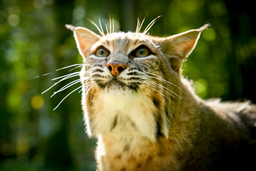
#> input picture data/LookupCat.png, 256 x 171 px, shrunk from 1200 x 800 before the run
$ python RSA.py
#> lines starting #> are read from the running program, lines starting #| are printed output that depends on the picture
import random
import math

import cv2

# A set will be the collection of prime numbers,
# where we can select random primes p and q
prime = set()

public_key = None
private_key = None
n = None

# We will run the function only once to fill the set of
# prime numbers
def primefiller():
	# Method used to fill the primes set is Sieve of
	# Eratosthenes (a method to collect prime numbers)
	seive = [True] * 250
	seive[0] = False
	seive[1] = False
	for i in range(2, 250):
		for j in range(i * 2, 250, i):
			seive[j] = False

	# Filling the prime numbers
	for i in range(len(seive)):
		if seive[i]:
			prime.add(i)


# Picking a random prime number and erasing that prime
# number from list because p!=q
def pickrandomprime():
	global prime
	k = random.randint(0, len(prime) - 1)
	it = iter(prime)
	for _ in range(k):
		next(it)

	ret = next(it)
	prime.remove(ret)
	return ret


def setkeys():
	global public_key, private_key, n
	prime1 = pickrandomprime() # First prime number
	prime2 = pickrandomprime() # Second prime number

	n = prime1 * prime2 # n = P * Q
	print("n: ", n)
	fi = (prime1 - 1) * (prime2 - 1) # phi(n) = (P - 1) * (Q - 1)

	e = 2
	while True:
		if math.gcd(e, fi) == 1:
			break
		e += 1


	print("e ", e)

	# d = (k*Φ(n) + 1) / e for some integer k
	public_key = e

	d = 2
	while True:
		if (d * e) % fi == 1:
			break
		d += 1

	private_key = d


# To encrypt the given number
def encrypt(message):
	global public_key, n
	e = public_key
	encrypted_text = 1
	while e > 0:
		if e%2==1:
			encrypted_text = ((encrypted_text%n)*(message%n))%n
		message = ((message%n)*(message%n))%n
		e >>= 1
	return encrypted_text


# To decrypt the given number
def decrypt(encrypted_text):
	global private_key, n
	d = private_key
	decrypted = 1
	while d > 0:
		if d%2==1:
			decrypted = ((decrypted%n)*(encrypted_text%n))%n
		encrypted_text = ((encrypted_text%n)*(encrypted_text%n))%n
		d >>= 1
	return decrypted


# First converting each character to its ASCII value and
# then encoding it then decoding the number to get the
# ASCII and converting it to character
def message_Encoder(message):
#> called with message = 'Test Mes sage9999tuyuyuy>'
	encoded = []
	# Calling the encrypting function in encoding function
	for letter in message:
		encoded.append(encrypt(ord(letter)))
	return encoded


def message_Decoder(encoded):
	s = ''
	# Calling the decrypting function decoding function
	for num in encoded:
		s += chr(decrypt(num))
#> further down, my_img is the input picture: shape (171, 256, 3); mean B, G, R 43.1, 92.5, 88.7
	return s


# Extract the R,G,B from each pixel and then encode it.
def image_Encoder(image, row, col):
#> called with row = 171, col = 256
	print("Starting Image Encryption...")
	for i in range(row):
		for j in range(col):
			r,g,b = image[i, j]
			E1 = encrypt(r)
			E2 = encrypt(g)
			E3 = encrypt(b)
			enc[i][j]=[E1,E2,E3]
			E1=E1%256
			E2=E2%256
			E3=E3%256
			image[i,j]=[E1,E2,E3]
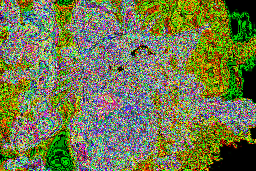
#> image: shape (171, 256, 3); mean B, G, R 76, 122.1, 114
	print("Ending Image Encryption...")

# Decode the encrypted R,G,B of each pixel to get original back.
def image_Decoder(enc_img, row, col):
#> called with row = 171, col = 256
	print("Starting Image Decryption...")
	for i in range(row):
		for j in range(col):
			r,g,b = enc_img[i][j]
			D1 = decrypt(r)
			D2 = decrypt(g)
			D3 = decrypt(b)
			my_img[i,j] = [D1, D2, D3]
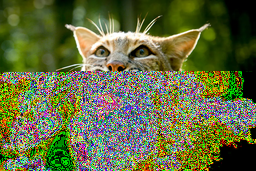
#> my_img: shape (171, 256, 3); mean B, G, R 62.7, 107.3, 99.4
	print("Ending Image Decryption...")


if __name__ == '__main__':
	# create set of prime number
	primefiller()

	print(prime)

	setkeys()
	message = "Test Mes sage9999tuyuyuy>"
	# Uncomment below for manual input
	# message = input("Enter the message\n")
	# Calling the encoding function
	coded = message_Encoder(message)

	print("Initial message:")
	print(message)
	print("\n\nThe encoded message(encrypted by public key)\n")
	print(''.join(str(p) for p in coded))
	print("\n\nThe decoded message(decrypted by public key)\n")
	print(''.join(str(p) for p in message_Decoder(coded)))
	print("\n")


	# Image Encryption and Decryption

	my_img = cv2.imread(r'data/LookupCat.png')
	row,col = my_img.shape[0], my_img.shape[1]

	#The Encoded Image
	enc = [[0 for x in range(col)] for y in range(row)]

	image_Encoder(my_img, row, col)
#> (the run stopped early here; a loop or call above may not have finished)
